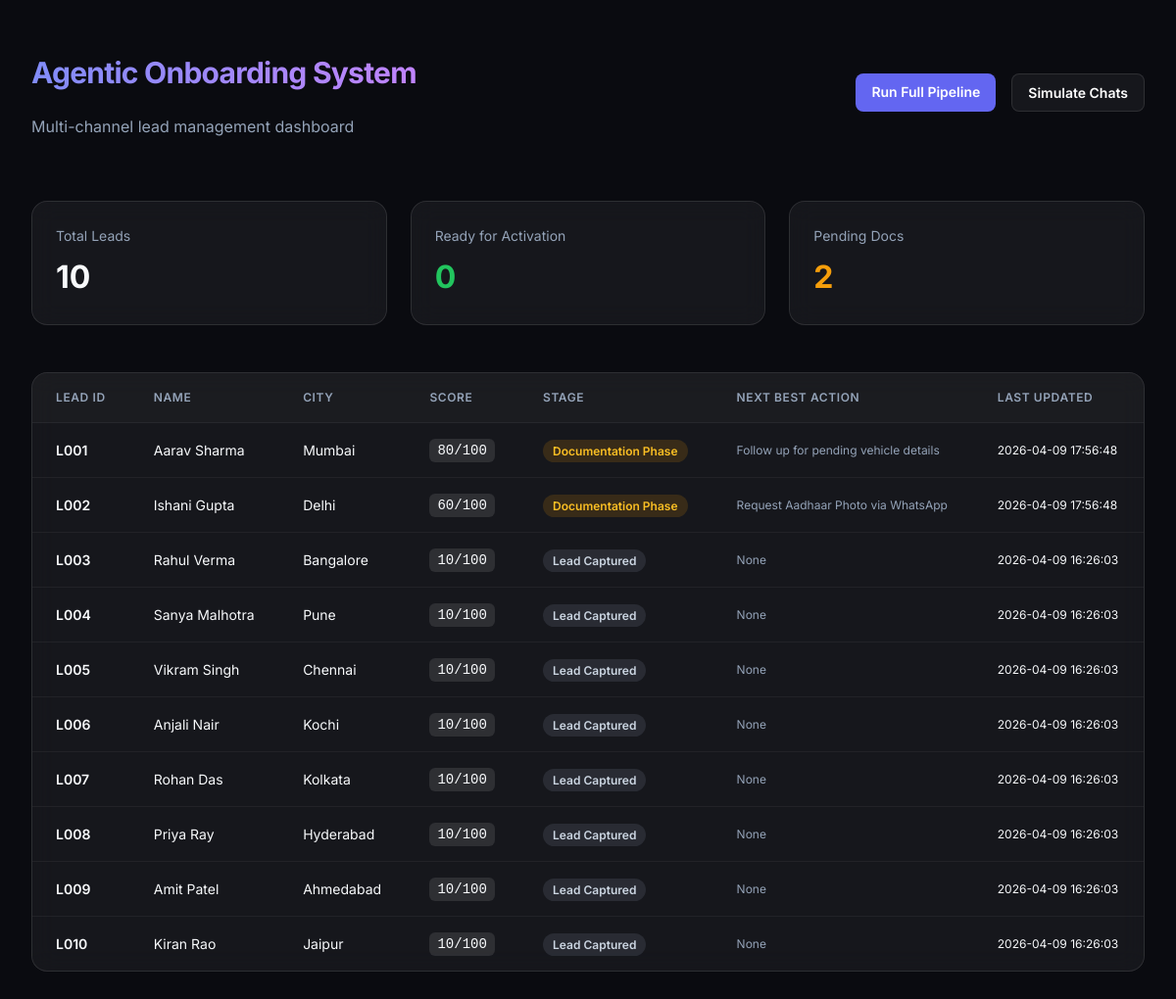
The page / on the database its author committed.
### tables this page shows
CREATE TABLE leads (
    lead_id TEXT PRIMARY KEY,
    name TEXT,
    phone TEXT,
    email TEXT,
    city TEXT,
    vehicle_type TEXT,
    vehicle_count INTEGER,
    aadhaar_status TEXT DEFAULT 'missing', -- [cite: 18]
    bank_status TEXT DEFAULT 'missing',    -- [cite: 18]
    rc_status TEXT DEFAULT 'missing',      -- [cite: 18]
    app_installed BOOLEAN DEFAULT 0,       -- [cite: 18]
    preferred_channel TEXT,                -- [cite: 18, 39]
    onboarding_stage TEXT,                 -- 
    lead_score INTEGER DEFAULT 0,          -- [cite: 30, 37]
    
    -- Agentic Metadata (Crucial for the "Sync" and "Reconciliation" Agents)
    latest_update_source TEXT,             -- [cite: 40, 61]
    missing_fields TEXT,                   -- 
    next_best_action TEXT,                 -- 
    remarks TEXT,                          -- [cite: 18]
    last_updated TIMESTAMP DEFAULT CURRENT_TIMESTAMP -- 
, whatsapp_draft TEXT, email_draft TEXT);

### app.py (the view)
@app.route('/')
def index():
    initialize_db() # Ensure DB exists
    conn = get_db_connection()
    leads = conn.execute('SELECT * FROM leads ORDER BY last_updated DESC').fetchall()
    total = len(leads)
    ready = len([l for l in leads if l['onboarding_stage'] == 'ready_for_activation'])
    docs_pending = len([l for l in leads if l['onboarding_stage'] == 'documentation_phase'])
    conn.close()
    return render_template('index.html', leads=leads, stats={
        'total': total,
        'ready': ready,
        'docs_pending': docs_pending
    })

### app.py (called while the page is built)
def get_db_connection():
    conn = sqlite3.connect(DB_PATH)
    conn.row_factory = sqlite3.Row
    return conn

### database/db_init.py (called while the page is built, shortened)
def _ensure_columns(conn):
    cursor = conn.cursor()
    cursor.execute("PRAGMA table_info(leads)")
    existing_columns = {row[1] for row in cursor.fetchall()}
    required_columns = {
        "whatsapp_draft": "TEXT",
        "email_draft": "TEXT",
    }
    for column_name, column_type in required_columns.items():
        if column_name not in existing_columns:
            cursor.execute(f"ALTER TABLE leads ADD COLUMN {column_name} {column_type}")
            print(f"[MIGRATE] Added missing column: leads.{column_name}")

def initialize_db(db_path=DB_PATH, schema_path=SCHEMA_PATH):
    if os.path.exists(db_path):
        conn = sqlite3.connect(db_path)
        cursor = conn.cursor()
        cursor.execute("SELECT name FROM sqlite_master WHERE type='table' AND name='leads'")
        if cursor.fetchone():
            _ensure_columns(conn)
            conn.commit()
            print(f"[OK] Database already initialized at {db_path}.")
            conn.close()
            return
        conn.close()

### Logistic Onboarding Agentic System/templates/index.html (shortened to what this page needs)
<!DOCTYPE html>
<html lang="en">
<head>
</head>
<body>
    <div class="container">
        <header>
            <div>
                <h1>Agentic Onboarding System</h1>
                <p style="color: var(--text-dim); margin-top: 0.25rem;">Multi-channel lead management dashboard</p>
            </div>
            <div class="actions">
                <a href="/run-pipeline" class="btn">Run Full Pipeline</a>
                <a href="/simulate-chats" class="btn btn-secondary">Simulate Chats</a>
            </div>
        </header>
        <div class="stats-grid">
            <div class="stat-card">
                <div class="stat-label">Total Leads</div>
                <div class="stat-value">{{ stats.total }}</div>
            </div>
            <div class="stat-card">
                <div class="stat-label">Ready for Activation</div>
                <div class="stat-value" style="color: var(--success)">{{ stats.ready }}</div>
            </div>
            <div class="stat-card">
                <div class="stat-label">Pending Docs</div>
                <div class="stat-value" style="color: var(--warning)">{{ stats.docs_pending }}</div>
            </div>
        </div>
        <div class="card">
            <table>
                <thead>
                    <tr>
                        <th>Lead ID</th>
                        <th>Name</th>
                        <th>City</th>
                        <th>Score</th>
                        <th>Stage</th>
                        <th>Next Best Action</th>
                        <th>Last Updated</th>
                    </tr>
                </thead>
                <tbody>
                    {% for lead in leads %}
                    <tr>
                        <td style="font-weight: 600;">{{ lead.lead_id }}</td>
                        <td>{{ lead.name }}</td>
                        <td>{{ lead.city }}</td>
                        <td><span class="score-pill">{{ lead.lead_score }}/100</span></td>
                        <td>
                            <span class="badge {% if lead.onboarding_stage == 'ready_for_activation' %}badge-ready{% elif 'phase' in lead.onboarding_stage %}badge-pending{% else %}badge-default{% endif %}">
                                {{ lead.onboarding_stage.replace('_', ' ').title() }}
                            </span>
                        </td>
                        <td style="color: var(--text-dim); font-size: 0.75rem;">{{ lead.next_best_action }}</td>
                        <td style="font-size: 0.75rem;">{{ lead.last_updated }}</td>
                    </tr>
                    {% endfor %}
                </tbody>
            </table>
        </div>
    </div>
</body>
</html>

### Logistic Onboarding Agentic System/templates/index.html (style rules this page uses)
:root { --bg: #0a0b10; --card-bg: rgba(255, 255, 255, 0.05); --primary: #6366f1; --success: #22c55e; --warning: #f59e0b; --danger: #ef4444; --text-main: #f8fafc; --text-dim: #94a3b8; }
body { font-family: 'Inter', sans-serif; background-color: var(--bg); color: var(--text-main); margin: 0; padding: 2rem; line-height: 1.5; }
.container { max-width: 1200px; margin: 0 auto; }
header { display: flex; justify-content: space-between; align-items: center; margin-bottom: 3rem; }
h1 { font-size: 1.875rem; font-weight: 700; letter-spacing: -0.025em; background: linear-gradient(to right, #818cf8, #c084fc); -webkit-background-clip: text; -webkit-text-fill-color: transparent; }
.actions { display: flex; gap: 1rem; }
.btn { background: var(--primary); color: white; padding: 0.5rem 1rem; border-radius: 0.5rem; text-decoration: none; font-size: 0.875rem; font-weight: 600; transition: all 0.2s; border: none; cursor: pointer; }
.btn-secondary { background: var(--card-bg); border: 1px solid rgba(255, 255, 255, 0.1); }
.stats-grid { display: grid; grid-template-columns: repeat(auto-fit, minmax(240px, 1fr)); gap: 1.5rem; margin-bottom: 3rem; }
.stat-card { background: var(--card-bg); backdrop-filter: blur(12px); border: 1px solid rgba(255, 255, 255, 0.1); padding: 1.5rem; border-radius: 1rem; }
.stat-label { color: var(--text-dim); font-size: 0.875rem; margin-bottom: 0.5rem; }
.stat-value { font-size: 2rem; font-weight: 700; }
.card { background: var(--card-bg); backdrop-filter: blur(12px); border: 1px solid rgba(255, 255, 255, 0.1); border-radius: 1rem; overflow: hidden; }
table { width: 100%; border-collapse: collapse; text-align: left; }
th { background: rgba(255, 255, 255, 0.02); padding: 1rem 1.5rem; font-size: 0.75rem; font-weight: 600; text-transform: uppercase; letter-spacing: 0.05em; color: var(--text-dim); }
td { padding: 1rem 1.5rem; border-top: 1px solid rgba(255, 255, 255, 0.05); font-size: 0.875rem; }
.badge { padding: 0.25rem 0.625rem; border-radius: 9999px; font-size: 0.75rem; font-weight: 600; }
.badge-pending { background: rgba(245, 158, 11, 0.15); color: #fbbf24; }
.badge-default { background: rgba(148, 163, 184, 0.15); color: #cbd5e1; }
.score-pill { background: rgba(255, 255, 255, 0.1); padding: 0.25rem 0.5rem; border-radius: 0.375rem; font-family: monospace; }

### rows shown on the page
leads: lead_id "L001", name "Aarav Sharma", city "Mumbai", lead_score "80", onboarding_stage.replace "Documentation Phase", next_best_action "Follow up for pending vehicle details", last_updated "2026-04-09 17:56:48"
leads: lead_id "L002", name "Ishani Gupta", city "Delhi", lead_score "60", onboarding_stage.replace "Documentation Phase", next_best_action "Request Aadhaar Photo via WhatsApp", last_updated "2026-04-09 17:56:48"
leads: lead_id "L003", name "Rahul Verma", city "Bangalore", lead_score "10", onboarding_stage.replace "Lead Captured", next_best_action "None", last_updated "2026-04-09 16:26:03"
leads: lead_id "L004", name "Sanya Malhotra", city "Pune", lead_score "10", onboarding_stage.replace "Lead Captured", next_best_action "None", last_updated "2026-04-09 16:26:03"
leads: lead_id "L005", name "Vikram Singh", city "Chennai", lead_score "10", onboarding_stage.replace "Lead Captured", next_best_action "None", last_updated "2026-04-09 16:26:03"
leads: lead_id "L006", name "Anjali Nair", city "Kochi", lead_score "10", onboarding_stage.replace "Lead Captured", next_best_action "None", last_updated "2026-04-09 16:26:03"
leads: lead_id "L007", name "Rohan Das", city "Kolkata", lead_score "10", onboarding_stage.replace "Lead Captured", next_best_action "None", last_updated "2026-04-09 16:26:03"
leads: lead_id "L008", name "Priya Ray", city "Hyderabad", lead_score "10", onboarding_stage.replace "Lead Captured", next_best_action "None", last_updated "2026-04-09 16:26:03"
leads: lead_id "L009", name "Amit Patel", city "Ahmedabad", lead_score "10", onboarding_stage.replace "Lead Captured", next_best_action "None", last_updated "2026-04-09 16:26:03"
leads: lead_id "L010", name "Kiran Rao", city "Jaipur", lead_score "10", onboarding_stage.replace "Lead Captured", next_best_action "None", last_updated "2026-04-09 16:26:03"

### other values the page prints
{{ stats.total }} "10"
{{ stats.ready }} "0"
{{ stats.docs_pending }} "2"
